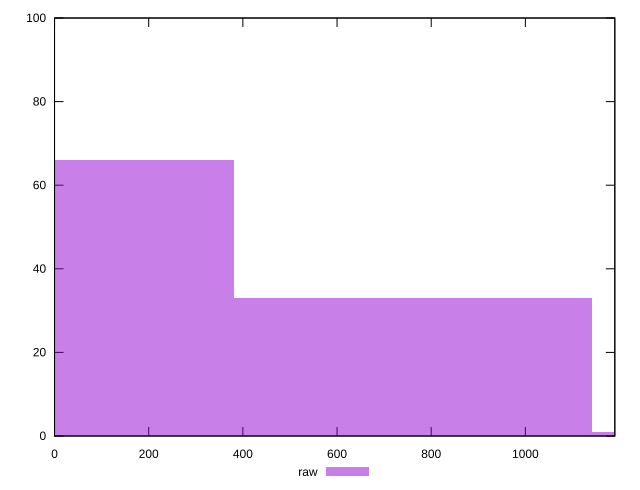

Write the gnuplot code that produced this figure.
reset

$raw <<EOF
0 66
761.1079610159517 33
1522.2159220319033 1
EOF

set key outside below
set boxwidth 761.1079610159517
set xrange [0:1190]
set yrange [0:100]
set trange [0:100]
set style fill transparent solid 0.5 noborder
set terminal svg size 640, 490 enhanced background rgb 'white'
set output "reports/report_00027_2021-02-24T12-40-31.850Z/uses-http2/samples/astro/raw/histogram.svg"

plot $raw title "raw" with boxes

reset
